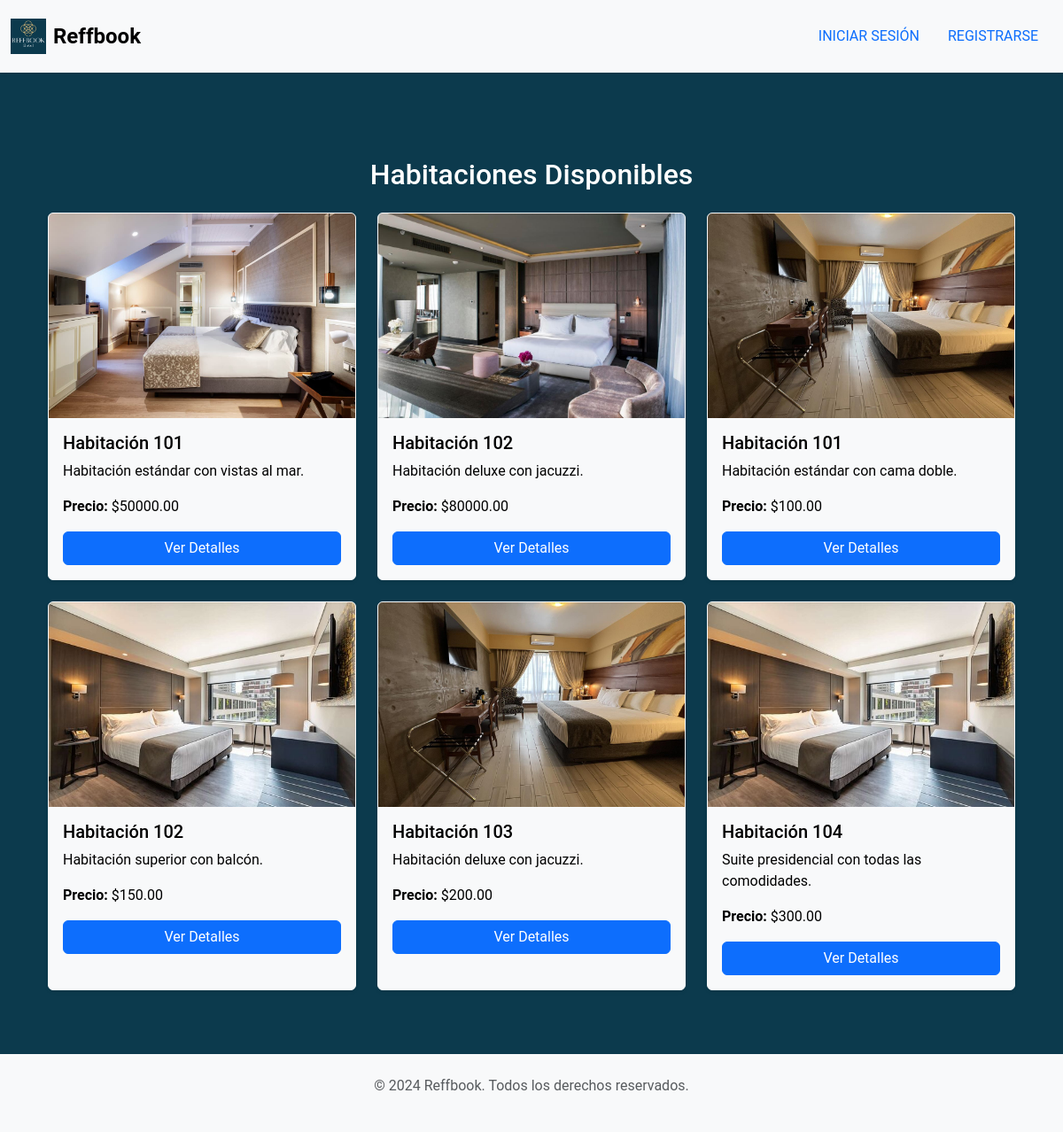
Page /habitaciones/ on the earlier database version.
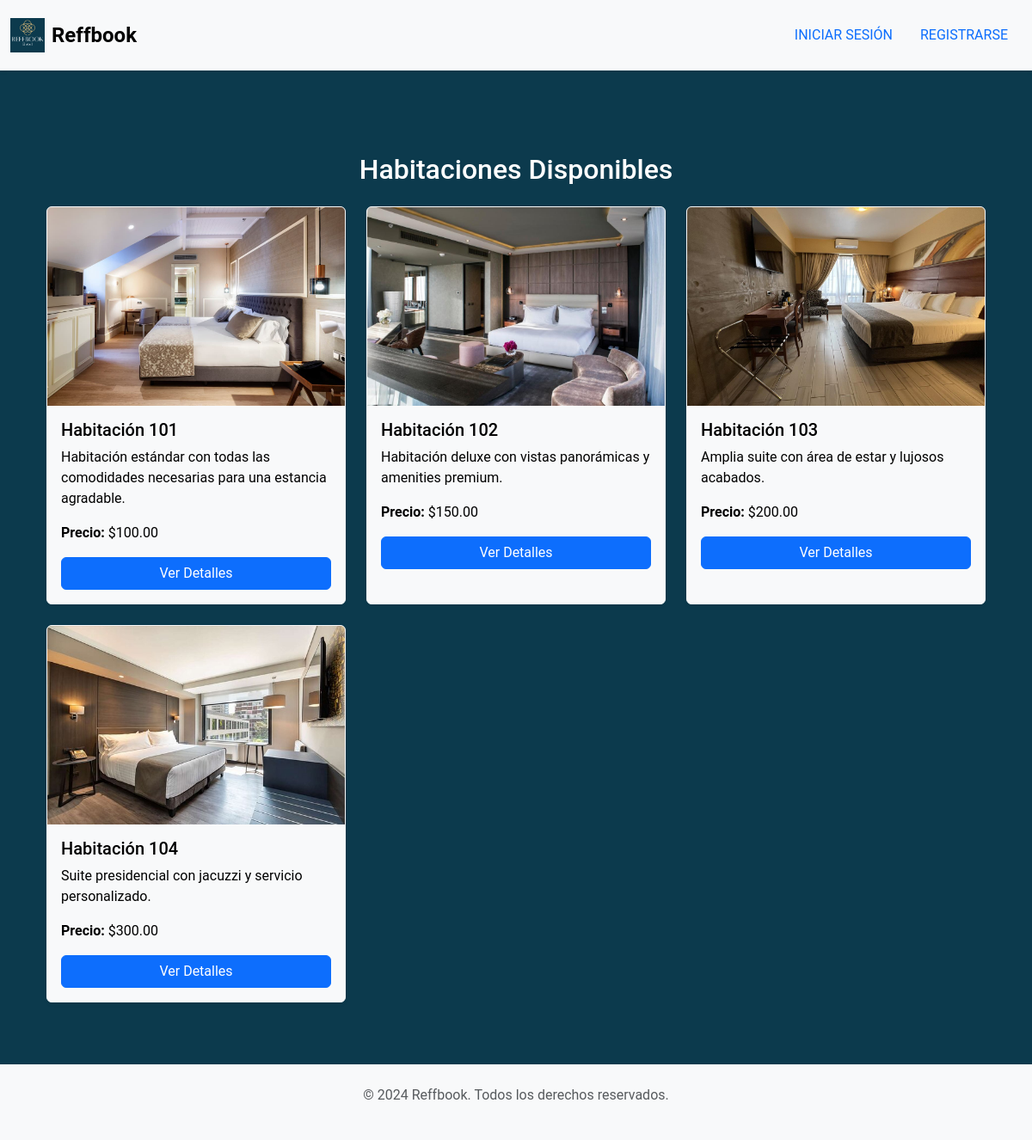
Same page on the later database version.
### core/models.py (models this page shows, shortened)
class Habitacion(models.Model):
    habitacion_numero = models.CharField(max_length=10)
    habitacion_categoria = models.CharField(max_length=50)
    habitacion_descripcion = models.TextField(null=True, blank=True)
    habitacion_precio = models.DecimalField(max_digits=10, decimal_places=2)
    hotel = models.ForeignKey(Hotel, on_delete=models.CASCADE)
    habitacion_imagen = models.ImageField(upload_to='img/habitaciones/', null=True, blank=True)  # Campo para la imagen

### core/views.py (the view)
# urls.py: path('habitaciones/', views.lista_habitaciones, name='lista_habitaciones'),
def lista_habitaciones(request):
    habitaciones = Habitacion.objects.all()
    return render(request, 'core/lista_habitaciones.html', {'habitaciones': habitaciones})

### core/templates/core/lista_habitaciones.html (shortened to what this page needs)
{% extends 'base.html' %}
{% load static %}
{% block content %}
    <div class="container mt-5">
        <h2 class="text-center mb-4">Habitaciones Disponibles</h2>
        <div class="row">
            {% for habitacion in habitaciones %}
            <div class="col-md-4 mb-4">
                <div class="card border-light shadow-sm h-100">
                    {% if habitacion.habitacion_imagen %}
                        <img src="{{ habitacion.habitacion_imagen.url }}" class="card-img-top" alt="Habitación {{ habitacion.habitacion_numero }}">
                    {% else %}
                        <img src="{% static 'img/default.jpg' %}" class="card-img-top" alt="Sin imagen disponible">
                    {% endif %}
                    <div class="card-body">
                        <h5 class="card-title">Habitación {{ habitacion.habitacion_numero }}</h5>
                        <p class="card-text">{{ habitacion.habitacion_descripcion }}</p>
                        <p class="card-text"><strong>Precio:</strong> ${{ habitacion.habitacion_precio }}</p>
                        <a href="{% url 'detalle_habitacion' habitacion.id %}" class="btn btn-primary w-100">Ver Detalles</a>
                    </div>
                </div>
            </div>
            {% endfor %}
        </div>
    </div>
{% endblock %}

### core/templates/core/base.html (shortened to what this page needs)
<!DOCTYPE html>
<html lang="es">
<head>
    {% load static %}
    <link href="https://cdn.jsdelivr.net/npm/bootstrap@5.3.3/dist/css/bootstrap.min.css" rel="stylesheet">
    <link rel="stylesheet" href="{% static 'css/global.css' %}">
</head>
<body class="d-flex flex-column min-vh-100">
    {% include 'nav.html' %}
    <div class="container flex-grow-1 mt-5">
        {% block content %}
        {% endblock %}
    </div>
    <footer class="bg-light text-center  mt-5">
        <div class="container p-4">
            <p class="text-muted">© 2024 Reffbook. Todos los derechos reservados.</p>
        </div>
    </footer>
</body>
</html>

### core/templates/core/nav.html (shortened to what this page needs)
{% load static %}
<nav class="navbar navbar-expand-lg navbar-light bg-light py-3 shadow-sm">
    <div class="container-fluid">
        <a class="navbar-brand d-flex align-items-center" href="{% url 'cliente_home' %}" aria-label="Reffbook Home">
            <img src="{% static 'img/reffbook_logo.png' %}" alt="Logo de Reffbook" width="40" height="40" class="me-2">
            <span class="fs-4 fw-bold">Reffbook</span>
        </a>
        <div class="collapse navbar-collapse" id="navbarNav">
            <ul class="navbar-nav ms-auto">
                {% if request.user.is_authenticated %}
                    <li class="nav-item">
                        <a class="nav-link text-uppercase text-primary mx-2" href="{% url 'reserva_habitacion' %}">Hacer Reserva</a>
                    </li>
                    <li class="nav-item">
                        <a class="nav-link text-uppercase text-primary mx-2" href="{% url 'historial_reservas' %}">Historial de Reservas</a>
                    </li>
                    <li class="nav-item">
                        <a class="nav-link text-uppercase text-primary mx-2" href="{% url 'cliente_datos' %}">Modificar Datos</a>
                    </li>
                    <li class="nav-item">
                        <a class="nav-link text-uppercase text-primary mx-2" href="{% url 'logout' %}">Cerrar sesión</a>
                    </li>
                {% else %}
                    <li class="nav-item">
                        <a class="nav-link text-uppercase text-primary mx-2" href="{% url 'login' %}">Iniciar Sesión</a>
                    </li>
                    <li class="nav-item">
                        <a class="nav-link text-uppercase text-primary mx-2" href="{% url 'registro' %}">Registrarse</a>
                    </li>
                {% endif %}
            </ul>
        </div>
    </div>
</nav>

### core/static/css/global.css (style rules this page uses)
body { background-color: #0c3a4d; color: white; font-family: 'Roboto', sans-serif; margin: 0; padding: 0; }
.card, .modal-content { background-color: #f8f9fa; color: black; }

Differences in the rows shown:
removed Habitacion: habitacion_imagen (picture), habitacion_numero "101", habitacion_descripcion "Habitación estándar con vistas al mar.", habitacion_precio "50000.00"
removed Habitacion: habitacion_imagen (picture), habitacion_numero "102", habitacion_descripcion "Habitación deluxe con jacuzzi.", habitacion_precio "80000.00"
removed Habitacion: habitacion_imagen (picture), habitacion_numero "101", habitacion_descripcion "Habitación estándar con cama doble.", habitacion_precio "100.00"
removed Habitacion: habitacion_imagen (picture), habitacion_numero "102", habitacion_descripcion "Habitación superior con balcón.", habitacion_precio "150.00"
removed Habitacion: habitacion_imagen (picture), habitacion_numero "103", habitacion_descripcion "Habitación deluxe con jacuzzi.", habitacion_precio "200.00"
removed Habitacion: habitacion_imagen (picture), habitacion_numero "104", habitacion_descripcion "Suite presidencial con todas las comodidades.", habitacion_precio "300.00"
added Habitacion: habitacion_imagen (picture), habitacion_numero "101", habitacion_descripcion "Habitación estándar con todas las comodidades necesarias para una estancia agradable.", habitacion_precio "100.00"
added Habitacion: habitacion_imagen (picture), habitacion_numero "102", habitacion_descripcion "Habitación deluxe con vistas panorámicas y amenities premium.", habitacion_precio "150.00"
added Habitacion: habitacion_imagen (picture), habitacion_numero "103", habitacion_descripcion "Amplia suite con área de estar y lujosos acabados.", habitacion_precio "200.00"
added Habitacion: habitacion_imagen (picture), habitacion_numero "104", habitacion_descripcion "Suite presidencial con jacuzzi y servicio personalizado.", habitacion_precio "300.00"
